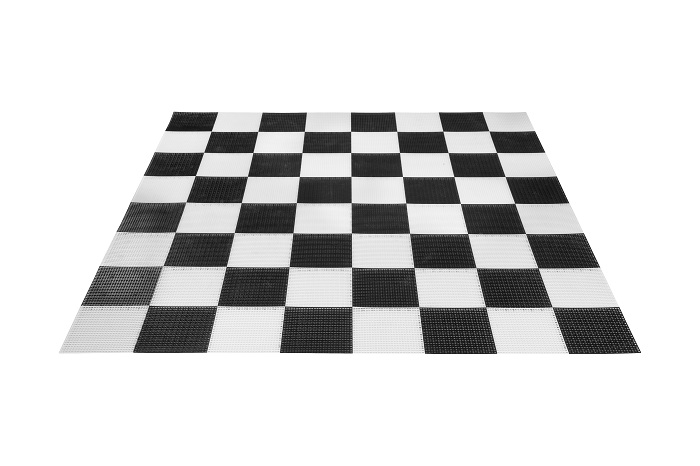
#> input picture images2.jpg, 700 x 466 px
$ python soduko_example.py
#> lines starting #> are read from the running program, lines starting #| are printed output that depends on the picture; after the words box and inside, x2 and y2 are one past the last pixel; in counts of white or black regions, pixels touching at a corner belong together
import cv2
import numpy as np
import itertools


def absol2D(x,y):

    return x*x+y*y

def intersectionS(line1,line2):

    r1=line1[0]
    t1=line1[1]
    r2=line2[0]
    t2=line2[1]

    det=np.cos(t1)*np.sin(t2)-np.sin(t1)*np.cos(t2)
    #print("determinant: ",det)
    if det==0:
        # line are paralel
        return False
    else:
        global px
        global py
        px=int((np.sin(t2)*r1-np.sin(t1)*r2)/det)
        py=-int((np.cos(t2)*r1-np.cos(t1)*r2)/det)  #image coords...
        if px>0 and px< width and py>0 and py< height:
            #print(px,py)
            cv2.circle(lineimg,(px,py), 4, (255,0,0), -1)
            return True
        else:
            # intersecton out of image
            return False


#def dist_of_2_points(x1,y1,x2,y2):
#    return (x2-x1)**2+(y2-y1)**2

def dist_of_2_points(p1,p2):
    x1=p1[0]
    y1=p1[1]
    x2=p2[0]
    y2=p2[1]
    return (x2-x1)**2+(y2-y1)**2

iter1=0
filename = 'images2.jpg'
orig = cv2.imread(filename)
#> orig is the input picture: shape (466, 700, 3); min 2, max 255, mean 214.5

height, width, _ = orig.shape # height,width,colors
#> height = 466; width = 700

cv2.imshow('original',orig)
img = cv2.imread(filename)
gray = cv2.cvtColor(img,cv2.COLOR_BGR2GRAY)
blurred = cv2.GaussianBlur(gray,(5,5),0)
th2 = cv2.adaptiveThreshold(
    blurred,
    255,
    cv2.ADAPTIVE_THRESH_MEAN_C,
    cv2.THRESH_BINARY,
    81,  #blocksize to consider
    36)  #offset
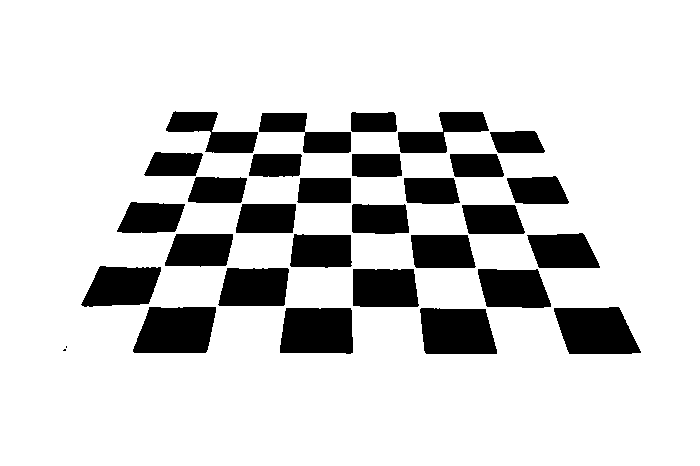
#> th2: shape (466, 700); 83.4% white; 31 black regions (2 under 20 px), largest, box (x1, y1, x2, y2) and area: (133, 307, 216, 353) 3242, (554, 307, 641, 354) 3205, (280, 308, 353, 354) 3137

lineimg=orig

edges = cv2.Canny(blurred,50,150,apertureSize = 3)
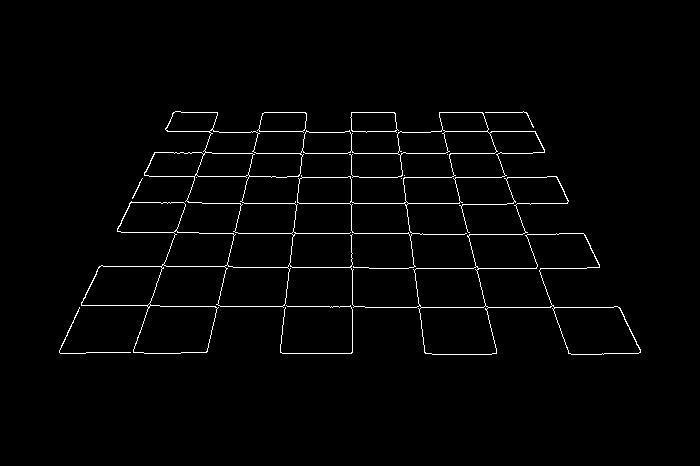
#> edges: shape (466, 700); 1.8% white in thin lines or dots, all inside (x1, y1, x2, y2) = (59, 111, 641, 355)

lines = cv2.HoughLines(edges,1.5,np.pi/90,100)
#> lines = 18 rows, first 8: [202.5, 1.57], [232.5, 1.57], [153, 1.57], [352.5, 1.57], [130.5, 1.57], [307.5, 1.57], [177, 1.57], [112.5, 1.57]
#print (lines)
for x in range(len(lines)):
    for rho, theta in lines[x]:

        a = np.cos(theta)
        b = np.sin(theta)
        x0 = a*rho
        y0 = b*rho
        x1 = int(x0 + 1000*(-b))
        y1 = int(y0 + 1000*(a))
        x2 = int(x0 - 1000*(-b))
        y2 = int(y0 - 1000*(a))

    cv2.line(lineimg,(x1,y1),(x2,y2),(0,0,255),2)
#> this loop made 18 passes
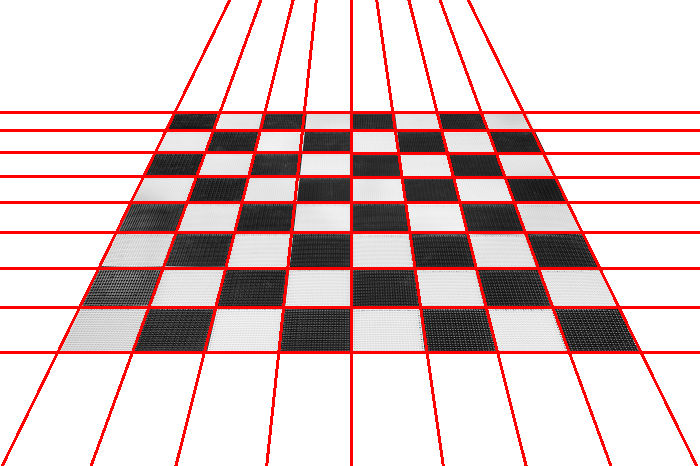
#> lineimg: shape (466, 700, 3); 9.54% of pixels changed, all inside (x1, y1, x2, y2) = (0, 0, 700, 466)


cv2.imshow('after_blurr',blurred)
cv2.imshow('after_treshold',th2)
cv2.imshow('after_line_search',lineimg)

combies=list(itertools.combinations(lines,2))
#> combies = 153 items, first 6: ([[202.5, 1.57]], [[232.5, 1.57]]), ([[202.5, 1.57]], [[153, 1.57]]), ([[202.5, 1.57]], [[352.5, 1.57]]), ([[202.5, 1.57]], [[130.5, 1.57]]), ([[202.5, 1.57]], [[307.5, 1.57]]), ([[202.5, 1.57]], [[177, 1.57]])
# combination of all the lines to pairs
# something better algorithm??
px=0
py=0
# initial coordinats of crosses

points=[]
for i in combies:

    #print (i[0][0], i[1][0])
    if intersectionS(i[0][0], i[1][0]):

        points.append([px,py])

        iter1=iter1+1
#> this loop made 153 passes
#> (i, r1 in intersectionS, r2 in intersectionS, t2 in intersectionS, det in intersectionS, px in intersectionS, py in intersectionS) on passes 9 to 17: (([[202.5, 1.57]], [[-414, 2.79]]), 202.5, -414, 2.79, 0.94, 514, 202), (([[202.5, 1.57]], [[205.5, 0.454]]), 202.5, 205.5, 0.454, -0.899, 129, 202), (([[202.5, 1.57]], [[-397.5, 2.9]]), 202.5, -397.5, 2.9, 0.97, 460, 202), (([[202.5, 1.57]], [[244.5, 0.349]]), 202.5, 244.5, 0.349, -0.94, 186, 202), (([[202.5, 1.57]], [[315, 0.105]]), 202.5, 315, 0.105, -0.995, 295, 202), (([[202.5, 1.57]], [[351, 0]]), 202.5, 351, 0, -1, 351, 202), (([[202.5, 1.57]], [[283.5, 0.244]]), 202.5, 283.5, 0.244, -0.97, 241, 202), (([[202.5, 1.57]], [[-421.5, 2.69]]), 202.5, -421.5, 2.69, 0.899, 567, 202), (([[202.5, 1.57]], [[-373.5, 3]]), 202.5, -373.5, 3, 0.99, 405, 202)
#> (i, r1 in intersectionS, r2 in intersectionS, t2 in intersectionS, det in intersectionS) on passes 1 to 6: (([[202.5, 1.57]], [[232.5, 1.57]]), 202.5, 232.5, 1.57, 0), (([[202.5, 1.57]], [[153, 1.57]]), 202.5, 153, 1.57, 0), (([[202.5, 1.57]], [[352.5, 1.57]]), 202.5, 352.5, 1.57, 0), (([[202.5, 1.57]], [[130.5, 1.57]]), 202.5, 130.5, 1.57, 0), (([[202.5, 1.57]], [[307.5, 1.57]]), 202.5, 307.5, 1.57, 0), (([[202.5, 1.57]], [[177, 1.57]]), 202.5, 177, 1.57, 0)
#> after the loop, iter1 = 81; points = 81 pairs, first value 56 to 640, second value 112 to 352
        #points
###SEARCHING THE  4 CORNERS
#print (points)
tl_corner=points[0]
#> tl_corner = [514, 202]
br_corner=points[0]
#> br_corner = [514, 202]
tl_dist=absol2D(tl_corner[0], tl_corner[1])
#> tl_dist = 305000
br_dist=tl_dist
#> br_dist = 305000

for i in points:
    #print (i, absol2D(i[0], i[1]))
    if absol2D(i[0], i[1]) < tl_dist:
        print ("closer to tl corner")
        tl_corner=[i[0], i[1] ]
        tl_dist= (absol2D(i[0], i[1]))
    elif absol2D(i[0], i[1]) > br_dist:
        print ("closer to br corner")
        br_corner=[i[0], i[1] ]
        br_dist= (absol2D(i[0], i[1]))
#> this loop made 81 passes
#> (tl_corner, tl_dist) on passes 2, 20, 38, 65: ([129, 202], 57445), ([154, 153], 47125), ([164, 130], 43796), ([173, 112], 42473)
#> (br_corner, br_dist) on passes 8, 17, 28, 35: ([567, 202], 362293), ([582, 232], 392548), ([568, 352], 446528), ([640, 352], 533504)
#| closer to tl corner
#| closer to br corner
#| closer to br corner
#| closer to tl corner
#| closer to br corner
#| closer to br corner
#| closer to tl corner
#| closer to tl corner
#> after the loop, br_dist = 533504; tl_dist = 42473

points.remove(br_corner)
points.remove(tl_corner)
## DRAW agreen circle at the corners
cv2.circle(lineimg,(tl_corner[0],tl_corner[1]), 10, (0,255,0), -1)
cv2.circle(lineimg,(br_corner[0],br_corner[1]), 10, (0,255,0), -1)
print ("top left corner ",tl_corner)
#| top left corner  [173, 112]
print ("bottom right corner ",br_corner)
#| bottom right corner  [640, 352]


### FIND THE OTHER 2 CORNERS: DISTANCE FROM CORNERS ARE THE BIGGEST
bl_corner=points[0]
#> bl_corner = [514, 202]


dist_sum_bl=0
for i in points:
    if dist_of_2_points(tl_corner,i)+dist_of_2_points(br_corner,i) > dist_sum_bl:
        dist_sum_bl=dist_of_2_points(tl_corner,i)+dist_of_2_points(br_corner,i)
        bl_corner=[i[0], i[1] ]
#> this loop made 79 passes
#> dist_sum_bl on passes 1, 2, 11: 162757, 293657, 307789
#> i on passes 27 to 32: [398, 153], [568, 352], [56, 352], [497, 352], [131, 352], [279, 352]

points.remove(bl_corner)
cv2.circle(lineimg,(bl_corner[0],bl_corner[1]), 10, (0,255,0), -1)
print ("bottom left corner ",bl_corner)
#| bottom left corner  [56, 352]

tr_corner=points[0]
diagonaldist=0

for i in points:
    if dist_of_2_points(bl_corner,i)+dist_of_2_points(br_corner,i)>diagonaldist:
        diagonaldist= dist_of_2_points(bl_corner,i)+dist_of_2_points(br_corner,i)
        tr_corner=[i[0], i[1] ]
#> this loop made 78 passes
#> i on passes 1 to 12: [514, 202], [129, 202], [460, 202], [186, 202], [295, 202], [351, 202], [241, 202], [567, 202], [405, 202], [525, 232], [115, 232], [467, 232]

cv2.circle(lineimg,(tr_corner[0],tr_corner[1]), 10, (255,255,0), -1)
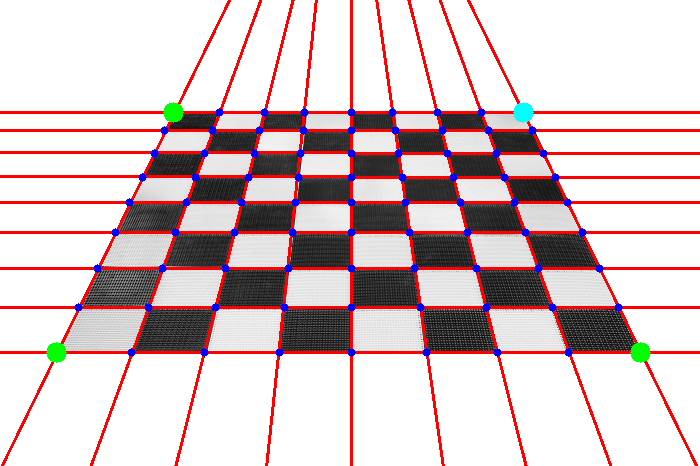
#> lineimg: shape (466, 700, 3); mean B, G, R 198.3, 196.1, 216.9
print ("top right corner ",tr_corner)
#| top right corner  [523, 112]

cv2.imshow('after_intersect_search',lineimg)

if cv2.waitKey(0) & 0xff == 27:
#> (key Esc is pressed here)
    cv2.destroyAllWindows()

cv2.imwrite('real_board.png',lineimg)

$ run again, with images1.jpg copied over images2.jpg
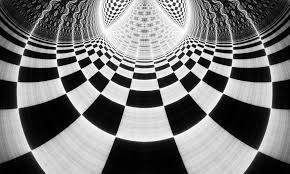
#> input picture images1.jpg, 290 x 174 px
#> orig is the input picture: shape (174, 290, 3); min 0, max 255, mean 120.1
#> `th2 = cv2.adaptiveThreshold( blurred, 255, cv2.ADAPTIVE_THRESH_MEAN_C,..`:
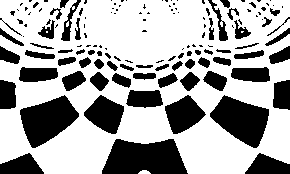
#> th2: shape (174, 290); 66.3% white; 138 black regions (76 under 20 px), largest, box (x1, y1, x2, y2) and area: (102, 139, 188, 174) 2346, (20, 95, 79, 148) 1858, (210, 95, 269, 148) 1858
#> edges: shape (174, 290); 12.7% white in thin lines or dots
#> lines = 108 rows, first 8: [46.5, 1.57], [40.5, 1.57], [49.5, 1.57], [52.5, 1.57], [58.5, 1.57], [67.5, 1.57], [87, 1.4], [43.5, 1.57]
#> the loop `for x in range(len(lines)):` made 108 passes
#> combies = 5778 items, first 6: ([[46.5, 1.57]], [[40.5, 1.57]]), ([[46.5, 1.57]], [[49.5, 1.57]]), ([[46.5, 1.57]], [[52.5, 1.57]]), ([[46.5, 1.57]], [[58.5, 1.57]]), ([[46.5, 1.57]], [[67.5, 1.57]]), ([[46.5, 1.57]], [[87, 1.4]])
#> the loop `for i in combies:` made 5778 passes
#> (i, r2 in intersectionS, t2 in intersectionS, det in intersectionS, px in intersectionS) on passes 6, 8, 11, 13, 14, 15, 17: (([[46.5, 1.57]], [[87, 1.4]]), 87, 1.4, -0.174, 237), (([[46.5, 1.57]], [[-18, 2.16]]), -18, 2.16, 0.559, 101), (([[46.5, 1.57]], [[27, 1.78]]), 27, 1.78, 0.208, 88), (([[46.5, 1.57]], [[36, 1.75]]), 36, 1.75, 0.174, 56), (([[46.5, 1.57]], [[142.5, 0.977]]), 142.5, 0.977, -0.559, 185), (([[46.5, 1.57]], [[69, 1.5]]), 69, 1.5, -0.0698, 324), (([[46.5, 1.57]], [[70.5, 1.47]]), 70.5, 1.47, -0.105, 232)
#> after the loop `for i in combies:`: iter1 = 3986; points = 3986 pairs, first value 1 to 289, second value 1 to 156
#> `tl_corner=points[0]`: tl_corner = [237, 46]
#> `tl_dist=absol2D(tl_corner[0], tl_corner[1])`: tl_dist = 58285
#> the loop `for i in points:` made 3986 passes
#> (tl_corner, tl_dist) on passes 2, 3, 4, 11, 12, 17, 60, 78: ([101, 46], 12317), ([88, 46], 9860), ([56, 46], 5252), ([54, 46], 5032), ([43, 46], 3965), ([7, 46], 2165), ([2, 46], 2120), ([22, 40], 2084)
#> (printed output is left out)
#> after the loop `for i in points:`: br_dist = 98865; tl_dist = 25
#| top left corner  [3, 4]
#| bottom right corner  [273, 156]
#> `bl_corner=points[0]`: bl_corner = [237, 46]
#> the loop `for i in points:` made 3984 passes
#> (dist_sum_bl, bl_corner) on passes 1, 9: (69916, [237, 46]), (92364, [283, 46])
#| bottom left corner  [288, 1]
#> the loop `for i in points:` made 3983 passes
#> i on passes 1 to 3: [237, 46], [101, 46], [88, 46]
#> `cv2.circle(lineimg,(tr_corner[0],tr_corner[1]), 10, (255,255,0), -1)`:
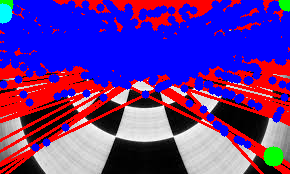
#> lineimg: shape (174, 290, 3); mean B, G, R 151.4, 45.9, 97.5
#| top right corner  [2, 13]
